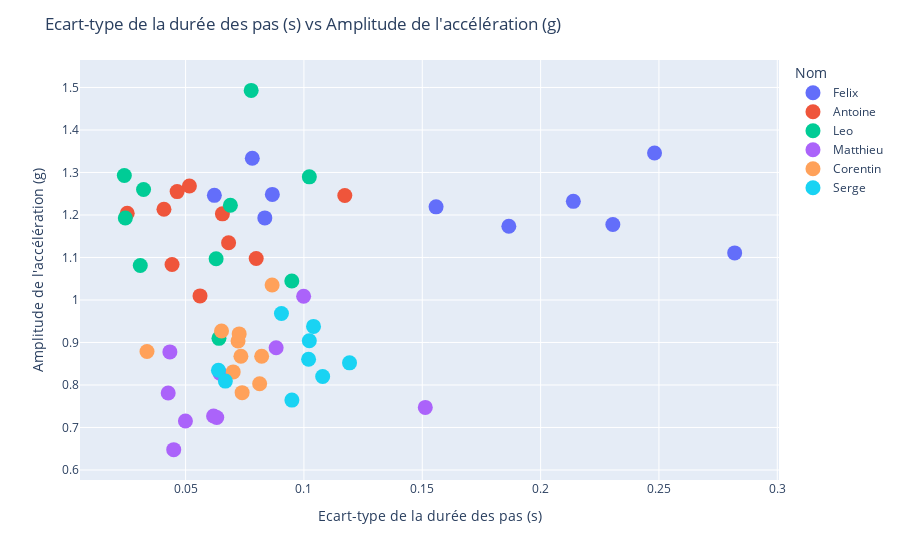

Here is the notebook cell this chart was saved with:
### Code cell
make_scatter(df, "Ecart-type de la durée des pas (s)", "Amplitude de l'accélération (g)")

### Figure 1 — Plotly figure (JSON) as saved in the notebook; plotly's stock layout.template omitted (floating-point values rounded to 4 significant figures)
{"data": [{"customdata": [["accelerometer7_data.csv"], ["accelerometer6_data.csv"], ["accelerometer10_data.csv"], ["accelerometer1_data.csv"], ["accelerometer4_data.csv"], ["accelerometer5_data.csv"], ["accelerometer9_data.csv"], ["accelerometer8_data.csv"], ["accelerometer3_data.csv"], ["accelerometer2_data.csv"]], "hovertemplate": "Nom=Felix<br>Ecart-type de la durée des pas (s)=%{x}<br>Amplitude de l'accélération (g)=%{y}<br>Fichier source=%{customdata[0]}<extra></extra>", "legendgroup": "Felix", "marker": {"color": "#636efa", "size": 15, "symbol": "circle"}, "mode": "markers", "name": "Felix", "orientation": "v", "showlegend": true, "textposition": "top center", "type": "scatter", "x": [0.07819, 0.08348, 0.2305, 0.2138, 0.08666, 0.2481, 0.1558, 0.06216, 0.1866, 0.282], "xaxis": "x", "y": [1.333, 1.193, 1.178, 1.232, 1.248, 1.346, 1.219, 1.246, 1.173, 1.111], "yaxis": "y"}, {"customdata": [["accelerometer7_data.csv"], ["accelerometer6_data.csv"], ["accelerometer10_data.csv"], ["accelerometer1_data.csv"], ["accelerometer4_data.csv"], ["accelerometer5_data.csv"], ["accelerometer9_data.csv"], ["accelerometer8_data.csv"], ["accelerometer3_data.csv"], ["accelerometer2_data.csv"]], "hovertemplate": "Nom=Antoine<br>Ecart-type de la durée des pas (s)=%{x}<br>Amplitude de l'accélération (g)=%{y}<br>Fichier source=%{customdata[0]}<extra></extra>", "legendgroup": "Antoine", "marker": {"color": "#EF553B", "size": 15, "symbol": "circle"}, "mode": "markers", "name": "Antoine", "orientation": "v", "showlegend": true, "textposition": "top center", "type": "scatter", "x": [0.06817, 0.05161, 0.04428, 0.1173, 0.04086, 0.04644, 0.0561, 0.02535, 0.06557, 0.07984], "xaxis": "x", "y": [1.135, 1.268, 1.083, 1.246, 1.213, 1.255, 1.01, 1.204, 1.203, 1.098], "yaxis": "y"}, {"customdata": [["accelerometer7_data.csv"], ["accelerometer6_data.csv"], ["accelerometer10_data.csv"], ["accelerometer1_data.csv"], ["accelerometer4_data.csv"], ["accelerometer5_data.csv"], ["accelerometer9_data.csv"], ["accelerometer8_data.csv"], ["accelerometer3_data.csv"], ["accelerometer2_data.csv"]], "hovertemplate": "Nom=Leo<br>Ecart-type de la durée des pas (s)=%{x}<br>Amplitude de l'accélération (g)=%{y}<br>Fichier source=%{customdata[0]}<extra></extra>", "legendgroup": "Leo", "marker": {"color": "#00cc96", "size": 15, "symbol": "circle"}, "mode": "markers", "name": "Leo", "orientation": "v", "showlegend": true, "textposition": "top center", "type": "scatter", "x": [0.1023, 0.02455, 0.03086, 0.03225, 0.02412, 0.09488, 0.0641, 0.0629, 0.06893, 0.07772], "xaxis": "x", "y": [1.29, 1.193, 1.081, 1.26, 1.293, 1.045, 0.9098, 1.097, 1.223, 1.493], "yaxis": "y"}, {"customdata": [["accelerometer7_data.csv"], ["accelerometer6_data.csv"], ["accelerometer10_data.csv"], ["accelerometer1_data.csv"], ["accelerometer4_data.csv"], ["accelerometer5_data.csv"], ["accelerometer9_data.csv"], ["accelerometer8_data.csv"], ["accelerometer3_data.csv"], ["accelerometer2_data.csv"]], "hovertemplate": "Nom=Matthieu<br>Ecart-type de la durée des pas (s)=%{x}<br>Amplitude de l'accélération (g)=%{y}<br>Fichier source=%{customdata[0]}<extra></extra>", "legendgroup": "Matthieu", "marker": {"color": "#ab63fa", "size": 15, "symbol": "circle"}, "mode": "markers", "name": "Matthieu", "orientation": "v", "showlegend": true, "textposition": "top center", "type": "scatter", "x": [0.08826, 0.06454, 0.04337, 0.04499, 0.04265, 0.09987, 0.1513, 0.06317, 0.04993, 0.06183], "xaxis": "x", "y": [0.8876, 0.8277, 0.8778, 0.6479, 0.781, 1.009, 0.7473, 0.7235, 0.7152, 0.7269], "yaxis": "y"}, {"customdata": [["accelerometer7_data.csv"], ["accelerometer6_data.csv"], ["accelerometer10_data.csv"], ["accelerometer1_data.csv"], ["accelerometer4_data.csv"], ["accelerometer5_data.csv"], ["accelerometer9_data.csv"], ["accelerometer8_data.csv"], ["accelerometer3_data.csv"], ["accelerometer2_data.csv"]], "hovertemplate": "Nom=Corentin<br>Ecart-type de la durée des pas (s)=%{x}<br>Amplitude de l'accélération (g)=%{y}<br>Fichier source=%{customdata[0]}<extra></extra>", "legendgroup": "Corentin", "marker": {"color": "#FFA15A", "size": 15, "symbol": "circle"}, "mode": "markers", "name": "Corentin", "orientation": "v", "showlegend": true, "textposition": "top center", "type": "scatter", "x": [0.08214, 0.07338, 0.07217, 0.0813, 0.08656, 0.06519, 0.0337, 0.07264, 0.07389, 0.07012], "xaxis": "x", "y": [0.8675, 0.8677, 0.9036, 0.8028, 1.035, 0.9271, 0.8789, 0.9202, 0.7819, 0.8308], "yaxis": "y"}, {"customdata": [["accelerometer7_data.csv"], ["accelerometer6_data.csv"], ["accelerometer1_data.csv"], ["accelerometer4_data.csv"], ["accelerometer5_data.csv"], ["accelerometer9_data.csv"], ["accelerometer8_data.csv"], ["accelerometer3_data.csv"], ["accelerometer2_data.csv"]], "hovertemplate": "Nom=Serge<br>Ecart-type de la durée des pas (s)=%{x}<br>Amplitude de l'accélération (g)=%{y}<br>Fichier source=%{customdata[0]}<extra></extra>", "legendgroup": "Serge", "marker": {"color": "#19d3f3", "size": 15, "symbol": "circle"}, "mode": "markers", "name": "Serge", "orientation": "v", "showlegend": true, "textposition": "top center", "type": "scatter", "x": [0.06388, 0.1041, 0.09492, 0.1193, 0.1079, 0.0905, 0.06681, 0.102, 0.1023], "xaxis": "x", "y": [0.8348, 0.9378, 0.7645, 0.852, 0.8199, 0.9681, 0.8091, 0.8605, 0.9042], "yaxis": "y"}], "layout": {"hovermode": "closest", "legend": {"title": {"text": "Nom"}, "tracegroupgap": 0}, "margin": {"t": 60}, "title": {"text": "Ecart-type de la durée des pas (s) vs Amplitude de l'accélération (g)"}, "xaxis": {"anchor": "y", "domain": [0, 1], "title": {"text": "Ecart-type de la durée des pas (s)"}}, "yaxis": {"anchor": "x", "domain": [0, 1], "title": {"text": "Amplitude de l'accélération (g)"}}}}
